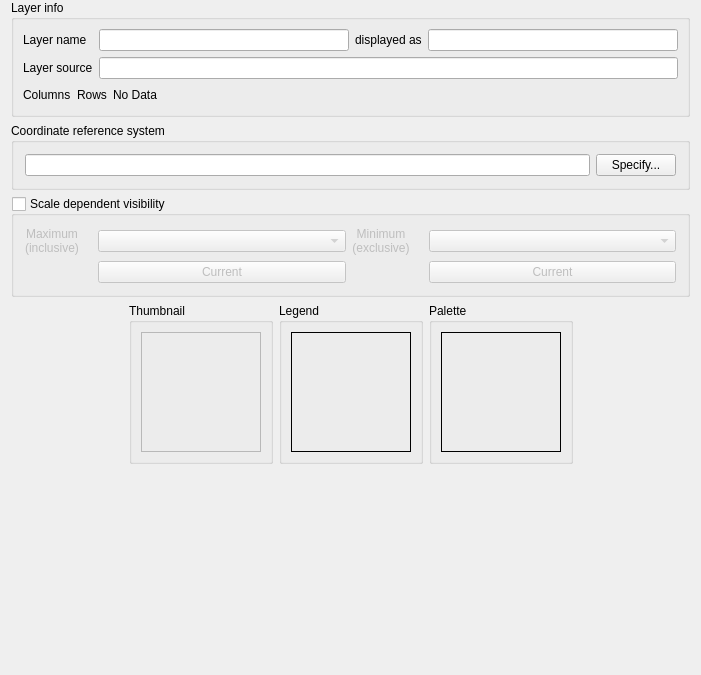
             <widget class="QWidget" name="scrollAreaWidgetContents_3">
              <property name="geometry">
               <rect>
                <x>0</x>
                <y>0</y>
                <width>701</width>
                <height>675</height>
               </rect>
              </property>
              <layout class="QVBoxLayout" name="verticalLayout_7">
               <property name="topMargin">
                <number>0</number>
               </property>
               <property name="bottomMargin">
                <number>0</number>
               </property>
               <item>
                <widget class="QgsCollapsibleGroupBox" name="mLayerInfoGrpBx">
                 <property name="title">
                  <string>Layer info</string>
                 </property>
                 <property name="syncGroup" stdset="0">
                  <string notr="true">rastergeneral</string>
                 </property>
                 <layout class="QGridLayout" name="gridLayout_4">
                  <item row="0" column="2">
                   <widget class="QLabel" name="label_8">
                    <property name="text">
                     <string>displayed as</string>
                    </property>
                   </widget>
                  </item>
                  <item row="0" column="3">
                   <widget class="QLineEdit" name="leDisplayName">
                    <property name="readOnly">
                     <bool>true</bool>
                    </property>
                   </widget>
                  </item>
                  <item row="0" column="0">
                   <widget class="QLabel" name="lblDisplayName">
                    <property name="text">
                     <string>Layer name</string>
                    </property>
                   </widget>
                  </item>
                  <item row="0" column="1">
                   <widget class="QLineEdit" name="mLayerOrigNameLineEd"/>
                  </item>
                  <item row="1" column="0">
                   <widget class="QLabel" name="lblLayerSource">
                    <property name="text">
                     <string>Layer source</string>
                    </property>
                   </widget>
                  </item>
                  <item row="1" column="1" colspan="3">
                   <widget class="QLineEdit" name="leLayerSource">
                    <property name="readOnly">
                     <bool>true</bool>
                    </property>
                   </widget>
                  </item>
                  <item row="2" column="0" colspan="4">
                   <layout class="QGridLayout" name="_4">
                    <item row="0" column="0">
                     <widget class="QLabel" name="lblColumns">
                      <property name="sizePolicy">
                       <sizepolicy hsizetype="Minimum" vsizetype="Minimum">
                        <horstretch>0</horstretch>
                        <verstretch>0</verstretch>
                       </sizepolicy>
                      </property>
                      <property name="text">
                       <string>Columns</string>
                      </property>
                     </widget>
                    </item>
                    <item row="0" column="1">
                     <widget class="QLabel" name="lblRows">
                      <property name="sizePolicy">
                       <sizepolicy hsizetype="Minimum" vsizetype="Minimum">
                        <horstretch>0</horstretch>
                        <verstretch>0</verstretch>
                       </sizepolicy>
                      </property>
                      <property name="text">
                       <string>Rows</string>
                      </property>
                     </widget>
                    </item>
                    <item row="0" column="2">
                     <widget class="QLabel" name="lblNoData">
                      <property name="sizePolicy">
                       <sizepolicy hsizetype="Minimum" vsizetype="Minimum">
                        <horstretch>0</horstretch>
                        <verstretch>0</verstretch>
                       </sizepolicy>
                      </property>
                      <property name="text">
                       <string>No Data</string>
                      </property>
                     </widget>
                    </item>
                    <item row="0" column="3">
                     <spacer name="horizontalSpacer_5">
                      <property name="orientation">
                       <enum>Qt::Horizontal</enum>
                      </property>
                      <property name="sizeHint" stdset="0">
                       <size>
                        <width>0</width>
                        <height>20</height>
                       </size>
                      </property>
                     </spacer>
                    </item>
                   </layout>
                  </item>
                 </layout>
                </widget>
               </item>
               <item>
                <widget class="QgsCollapsibleGroupBox" name="grpSRS">
                 <property name="title">
                  <string>Coordinate reference system</string>
                 </property>
                 <property name="syncGroup" stdset="0">
                  <string notr="true">rastergeneral</string>
                 </property>
                 <layout class="QGridLayout" name="_6">
                  <property name="margin">
                   <number>11</number>
                  </property>
                  <item row="0" column="1">
                   <widget class="QPushButton" name="pbnChangeSpatialRefSys">
                    <property name="toolTip">
                     <string>Specify the coordinate reference system of the layer's geometry.</string>
                    </property>
                    <property name="whatsThis">
                     <string>Specify the coordinate reference system of the layer's geometry.</string>
                    </property>
                    <property name="text">
                     <string>Specify...</string>
                    </property>
                   </widget>
                  </item>
                  <item row="0" column="0">
                   <widget class="QLineEdit" name="leSpatialRefSys">
                    <property name="readOnly">
                     <bool>true</bool>
                    </property>
                   </widget>
                  </item>
                 </layout>
                </widget>
               </item>
               <item>
                <widget class="QgsCollapsibleGroupBox" name="chkUseScaleDependentRendering">
                 <property name="title">
                  <string>Scale dependent visibility</string>
                 </property>
                 <property name="checkable">
                  <bool>true</bool>
                 </property>
                 <property name="checked">
                  <bool>false</bool>
                 </property>
                 <property name="syncGroup" stdset="0">
                  <string notr="true">rastergeneral</string>
                 </property>
                 <layout class="QGridLayout" name="_5">
                  <property name="margin">
                   <number>11</number>
                  </property>
                  <property name="verticalSpacing">
                   <number>6</number>
                  </property>
                  <item row="0" column="4">
                   <widget class="QLabel" name="textLabel1_2_2_2">
                    <property name="toolTip">
                     <string>Minimum scale, i.e. maximum scale denominator. This limit is exclusive, that means the layer will not be displayed on this scale.</string>
                    </property>
                    <property name="layoutDirection">
                     <enum>Qt::LeftToRight</enum>
                    </property>
                    <property name="text">
                     <string>&lt;html&gt;&lt;head/&gt;&lt;body&gt;&lt;p align=&quot;center&quot;&gt;&lt;span style=&quot; font-size:0.75em;&quot;&gt;Minimum&lt;br&gt;(exclusive)&lt;/span&gt;&lt;/p&gt;&lt;/body&gt;&lt;/html&gt;</string>
                    </property>
                   </widget>
                  </item>
                  <item row="0" column="6">
                   <widget class="QgsScaleComboBox" name="cbMaximumScale">
                    <property name="sizePolicy">
                     <sizepolicy hsizetype="Expanding" vsizetype="Fixed">
                      <horstretch>0</horstretch>
                      <verstretch>0</verstretch>
                     </sizepolicy>
                    </property>
                   </widget>
                  </item>
                  <item row="1" column="6">
                   <widget class="QPushButton" name="mMaximumScaleSetCurrentPushButton">
                    <property name="text">
                     <string>Current</string>
                    </property>
                   </widget>
                  </item>
                  <item row="1" column="2">
                   <widget class="QPushButton" name="mMinimumScaleSetCurrentPushButton">
                    <property name="text">
                     <string>Current</string>
                    </property>
                   </widget>
                  </item>
                  <item row="0" column="2">
                   <widget class="QgsScaleComboBox" name="cbMinimumScale">
                    <property name="sizePolicy">
                     <sizepolicy hsizetype="Expanding" vsizetype="Fixed">
                      <horstretch>0</horstretch>
                      <verstretch>0</verstretch>
                     </sizepolicy>
                    </property>
                    <property name="minimumSize">
                     <size>
                      <width>100</width>
                      <height>0</height>
                     </size>
                    </property>
                   </widget>
                  </item>
                  <item row="0" column="0">
                   <widget class="QLabel" name="textLabel1_3">
                    <property name="toolTip">
                     <string>Maximum scale, i.e. minimum scale denominator. This limit is inclusive, that means the layer will be displayed on this scale.</string>
                    </property>
                    <property name="text">
                     <string>&lt;html&gt;&lt;head/&gt;&lt;body&gt;&lt;p align=&quot;center&quot;&gt;&lt;span style=&quot; font-size:0.75em;&quot;&gt;Maximum&lt;br&gt;(inclusive)&lt;/span&gt;&lt;/p&gt;&lt;/body&gt;&lt;/html&gt;</string>
                    </property>
                   </widget>
                  </item>
                  <item row="0" column="1">
                   <widget class="QLabel" name="mMaximumScaleIconLabel">
                    <property name="sizePolicy">
                     <sizepolicy hsizetype="Fixed" vsizetype="Fixed">
                      <horstretch>0</horstretch>
                      <verstretch>0</verstretch>
                     </sizepolicy>
                    </property>
                    <property name="minimumSize">
                     <size>
                      <width>0</width>
                      <height>0</height>
                     </size>
                    </property>
                    <property name="maximumSize">
                     <size>
                      <width>22</width>
                      <height>22</height>
                     </size>
                    </property>
                    <property name="text">
                     <string/>
                    </property>
                    <property name="pixmap">
                     <pixmap resource="../images/images.qrc">:/images/themes/default/mActionZoomIn.svg</pixmap>
                    </property>
                    <property name="scaledContents">
                     <bool>true</bool>
                    </property>
                   </widget>
                  </item>
                  <item row="0" column="5">
                   <widget class="QLabel" name="mMinimumScaleIconLabel">
                    <property name="sizePolicy">
                     <sizepolicy hsizetype="Fixed" vsizetype="Fixed">
                      <horstretch>0</horstretch>
                      <verstretch>0</verstretch>
                     </sizepolicy>
                    </property>
                    <property name="minimumSize">
                     <size>
                      <width>0</width>
                      <height>0</height>
                     </size>
                    </property>
                    <property name="maximumSize">
                     <size>
                      <width>22</width>
                      <height>22</height>
                     </size>
                    </property>
                    <property name="text">
                     <string/>
                    </property>
                    <property name="pixmap">
                     <pixmap resource="../images/images.qrc">:/images/themes/default/mActionZoomOut.svg</pixmap>
                    </property>
                    <property name="scaledContents">
                     <bool>true</bool>
                    </property>
                   </widget>
                  </item>
                 </layout>
                </widget>
               </item>
               <item>
                <layout class="QHBoxLayout" name="horizontalLayout_10">
                 <item>
                  <spacer name="spacer_2">
                   <property name="orientation">
                    <enum>Qt::Horizontal</enum>
                   </property>
                   <property name="sizeHint" stdset="0">
                    <size>
                     <width>0</width>
                     <height>20</height>
                    </size>
                   </property>
                  </spacer>
                 </item>
                 <item>
                  <widget class="QGroupBox" name="groupBox10">
                   <property name="title">
                    <string>Thumbnail</string>
                   </property>
                   <layout class="QGridLayout" name="_7">
                    <item row="0" column="0">
                     <widget class="QLabel" name="pixmapThumbnail">
                      <property name="minimumSize">
                       <size>
                        <width>120</width>
                        <height>120</height>
                       </size>
                      </property>
                      <property name="maximumSize">
                       <size>
                        <width>120</width>
                        <height>120</height>
                       </size>
                      </property>
                      <property name="frameShape">
                       <enum>QFrame::StyledPanel</enum>
                      </property>
                      <property name="scaledContents">
                       <bool>true</bool>
                      </property>
                     </widget>
                    </item>
                   </layout>
                  </widget>
                 </item>
                 <item>
                  <widget class="QGroupBox" name="groupBox9">
                   <property name="title">
                    <string>Legend</string>
                   </property>
                   <layout class="QGridLayout" name="_8">
                    <item row="0" column="0">
                     <widget class="QLabel" name="pixmapLegend">
                      <property name="minimumSize">
                       <size>
                        <width>120</width>
                        <height>120</height>
                       </size>
                      </property>
                      <property name="maximumSize">
                       <size>
                        <width>120</width>
                        <height>120</height>
                       </size>
                      </property>
                      <property name="frameShape">
                       <enum>QFrame::Box</enum>
                      </property>
                      <property name="scaledContents">
                       <bool>true</bool>
                      </property>
                     </widget>
                    </item>
                   </layout>
                  </widget>
                 </item>
                 <item>
                  <widget class="QGroupBox" name="groupBox8">
                   <property name="title">
                    <string>Palette</string>
                   </property>
                   <layout class="QGridLayout" name="_9">
                    <item row="0" column="0">
                     <widget class="QLabel" name="pixmapPalette">
                      <property name="minimumSize">
                       <size>
                        <width>120</width>
                        <height>120</height>
                       </size>
                      </property>
                      <property name="maximumSize">
                       <size>
                        <width>120</width>
                        <height>120</height>
                       </size>
                      </property>
                      <property name="frameShape">
                       <enum>QFrame::Box</enum>
                      </property>
                      <property name="scaledContents">
                       <bool>true</bool>
                      </property>
                     </widget>
                    </item>
                   </layout>
                  </widget>
                 </item>
                 <item>
                  <spacer name="spacer">
                   <property name="orientation">
                    <enum>Qt::Horizontal</enum>
                   </property>
                   <property name="sizeHint" stdset="0">
                    <size>
                     <width>0</width>
                     <height>20</height>
                    </size>
                   </property>
                  </spacer>
                 </item>
                </layout>
               </item>
               <item>
                <spacer name="verticalSpacer_3">
                 <property name="orientation">
                  <enum>Qt::Vertical</enum>
                 </property>
                 <property name="sizeHint" stdset="0">
                  <size>
                   <width>20</width>
                   <height>0</height>
                  </size>
                 </property>
                </spacer>
               </item>
              </layout>
             </widget>
